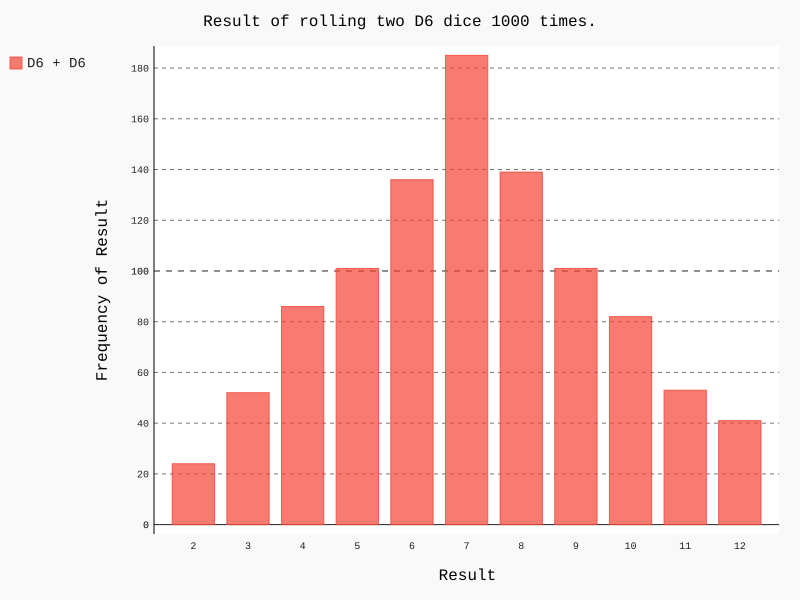

The Python source for this figure:
import pygal
from die import Die

# 创建两个D6
die_1 = Die()
die_2 = Die()

# 掷几次骰子，并将结果存储在一个列表中
results = []
for roll_num in range(1000):
    result = die_1.roll() + die_2.roll()
    results.append(result)

# 分析结果
frequencies = []
max_result = die_1.num_sides + die_1.num_sides
for value in range(2, max_result + 1):
    frequency = results.count(value)
    frequencies.append(frequency)

x_set = set()
for result in results:
    x_set.add(result)

x_labels = []
while len(x_set) > 0:
    x_labels.append(x_set.pop())
x_labels.sort()

# 对结果进行可视化
hist = pygal.Bar()

hist.title = "Result of rolling two D6 dice 1000 times."
hist.x_labels = x_labels
hist.x_title = "Result"
hist.y_title = "Frequency of Result"

hist.add('D6 + D6', frequencies)
hist.render_to_file('15-6.svg')
